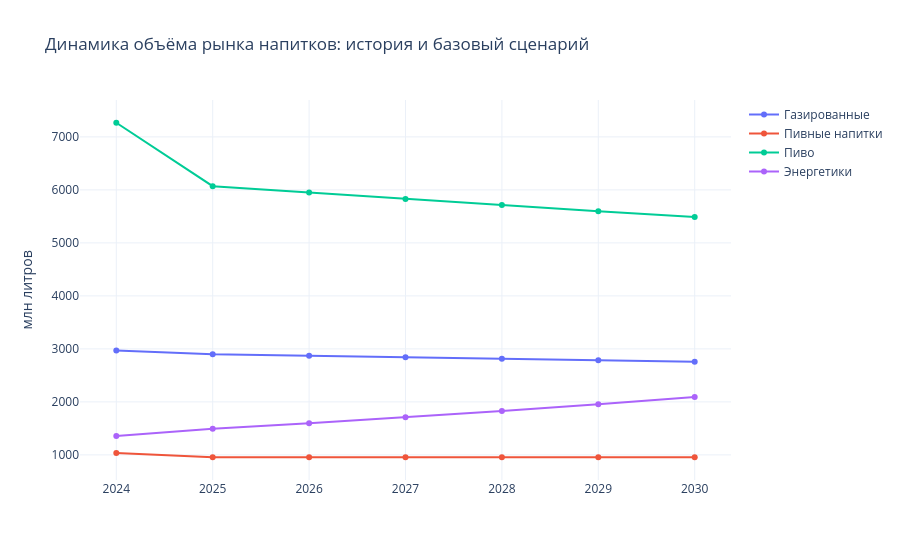

The code cell stored with this chart in its notebook:
### Code cell
historical = market_model[
    market_model["scenario"] == "Historical"
].copy()

base_forecast = market_model[
    market_model["scenario"] == "Base"
].copy()

plot_data = pd.concat([
    historical,
    base_forecast
], ignore_index=True)

fig = px.line(
    plot_data,
    x="year",
    y="volume_mln_l",
    color="category",
    markers=True,
    labels={
        "year": "Год",
        "volume_mln_l": "Объём, млн л",
        "category": "Категория"
    },
    title="Динамика объёма рынка напитков: история и базовый сценарий"
)

fig.update_layout(
    template="plotly_white",
    xaxis_title=None,
    yaxis_title="млн литров",
    legend_title=None
)

fig.show()

### Figure 1 — Plotly figure (JSON) as saved in the notebook; plotly's stock layout.template omitted (floating-point values rounded to 4 significant figures)
{"data": [{"hovertemplate": "Категория=Газированные<br>Год=%{x}<br>Объём, млн л=%{y}<extra></extra>", "legendgroup": "Газированные", "line": {"color": "#636efa", "dash": "solid"}, "marker": {"symbol": "circle"}, "mode": "lines+markers", "name": "Газированные", "orientation": "v", "showlegend": true, "type": "scatter", "x": [2024, 2025, 2026, 2027, 2028, 2029, 2030], "xaxis": "x", "y": [2971.0, 2900.0, 2871.0, 2842.0, 2814.0, 2786.0, 2758.0], "yaxis": "y"}, {"hovertemplate": "Категория=Пивные напитки<br>Год=%{x}<br>Объём, млн л=%{y}<extra></extra>", "legendgroup": "Пивные напитки", "line": {"color": "#EF553B", "dash": "solid"}, "marker": {"symbol": "circle"}, "mode": "lines+markers", "name": "Пивные напитки", "orientation": "v", "showlegend": true, "type": "scatter", "x": [2024, 2025, 2026, 2027, 2028, 2029, 2030], "xaxis": "x", "y": [1035.0, 955.4, 955.4, 955.4, 955.4, 955.4, 955.4], "yaxis": "y"}, {"hovertemplate": "Категория=Пиво<br>Год=%{x}<br>Объём, млн л=%{y}<extra></extra>", "legendgroup": "Пиво", "line": {"color": "#00cc96", "dash": "solid"}, "marker": {"symbol": "circle"}, "mode": "lines+markers", "name": "Пиво", "orientation": "v", "showlegend": true, "type": "scatter", "x": [2024, 2025, 2026, 2027, 2028, 2029, 2030], "xaxis": "x", "y": [7267.0, 6071.0, 5949.0, 5830.0, 5714.0, 5599.0, 5487.0], "yaxis": "y"}, {"hovertemplate": "Категория=Энергетики<br>Год=%{x}<br>Объём, млн л=%{y}<extra></extra>", "legendgroup": "Энергетики", "line": {"color": "#ab63fa", "dash": "solid"}, "marker": {"symbol": "circle"}, "mode": "lines+markers", "name": "Энергетики", "orientation": "v", "showlegend": true, "type": "scatter", "x": [2024, 2025, 2026, 2027, 2028, 2029, 2030], "xaxis": "x", "y": [1357.0, 1493.0, 1597.0, 1709.0, 1829.0, 1957.0, 2094.0], "yaxis": "y"}], "layout": {"legend": {"title": {}, "tracegroupgap": 0}, "title": {"text": "Динамика объёма рынка напитков: история и базовый сценарий"}, "xaxis": {"anchor": "y", "domain": [0, 1], "title": {}}, "yaxis": {"anchor": "x", "domain": [0, 1], "title": {"text": "млн литров"}}}}
